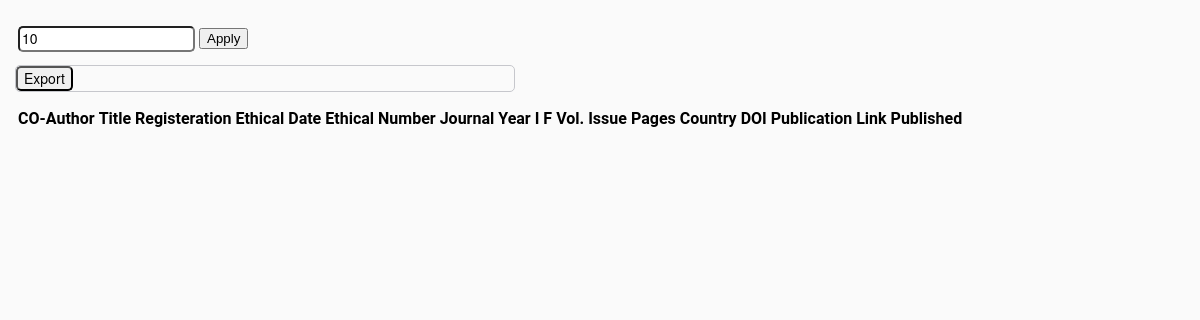
The page /PublicationSite/journal11.php on the database as committed earlier.
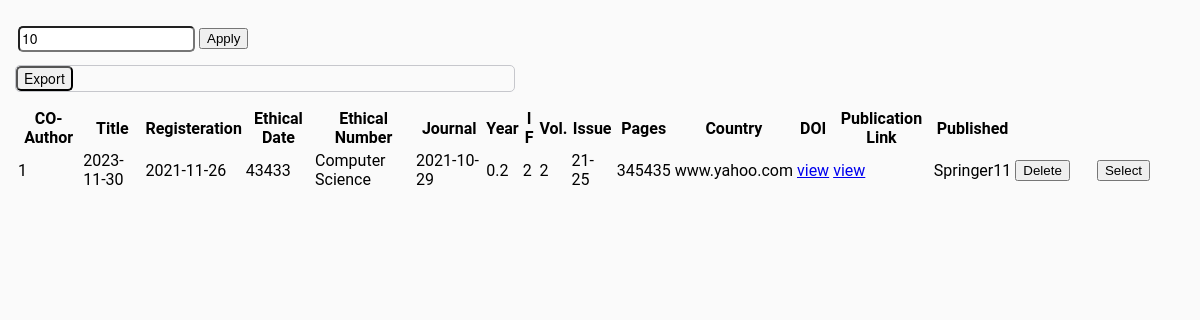
The same page on the database as committed later.
### tables this page shows
CREATE TABLE `journals` (
  `JournalID` int(5) NOT NULL,
  `TeacherName` text DEFAULT NULL,
  `ResearchTitle` varchar(100) DEFAULT NULL,
  `RegisterationDate` date DEFAULT NULL,
  `ApprovalDate` date DEFAULT NULL,
  `EthicalNumber` varchar(50) DEFAULT NULL,
  `JournalName` text DEFAULT NULL,
  `PublishingYear` varchar(50) DEFAULT NULL,
  `Impactfactor` varchar(5) DEFAULT NULL,
  `Volume` char(10) DEFAULT NULL,
  `Issue` char(10) DEFAULT NULL,
  `Pages` varchar(62) DEFAULT NULL,
  `DOI` varchar(60) DEFAULT NULL,
  `Weblink` longtext DEFAULT NULL,
  `File` text DEFAULT NULL,
  `Ethics` text DEFAULT NULL,
  `Publisher` varchar(100) DEFAULT NULL,
  `PaperType` varchar(255) DEFAULT NULL,
  `Keyword` text DEFAULT NULL,
  `Teacher_ID` int(3) DEFAULT NULL,
  `CheckerID` int(3) DEFAULT NULL,
  `MainAuthor` varchar(100) DEFAULT NULL
);

### PublicationSite/journal11.php (the view, shortened to what this page needs)
<html>
<head>
     <body>
      <div align="left">
      <table>
	<tr valign="top">
	<p id="ss1" class="ss1">
		<td class="selection" id="selection">
		</td>
     <td valign="top">
      <div id="div1">
       <table>
        <tr>
                <td>
                  <input id="pglmt" placeholder="Page Limit" title="Page Limit" value="10" class="form-control">
                </td>
                <td>
                    <button id="btnApply" class="btn btn-danger">Apply</button>
                </td>
    </tr>
  </table>
             <form method="post" action="exportjournal1.php">
     <input type="submit" name="export" class="btn btn-success" value="Export" />
    </form>
<div class="container" id="tables">
       <table class="table table-bordered table-striped" id="table1" style="width: 100%;">
            <thead>
                <tr id="lefts">
                    <th>CO-Author</th>
                    <th>Title</th>
                    <th>Registeration</th>
                    <th>Ethical Date</th>
                    <th>Ethical Number</th>
                    <th>Journal</th>
                    <th>Year</th>
                    <th>I F</th>
                    <th>Vol.</th>
                    <th>Issue</th>
                    <th>Pages</th>
                    <th>Country</th>
                    <th>DOI</th>
                    <th>Publication Link</th>
                    <th>Published</th>
              </tr>
            </thead>
<?php
include("connection.php");
	?>
                      <?php
		   if(!isset($_POST['aa']))
		   {
		   ?>
            <tbody id="table-body">
              <?php
$sql_select_journal="Select  * from journals order by ResearchTitle";
$result1=mysqli_query($conn,$sql_select_journal) or die(mysqli_error($conn));
while ($row=mysqli_fetch_array($result1)){
           ?>
                 <tr class="delete_mem<?php echo $row[0];?>">
                    <td>
                    <?= $row[1];?>
                    </td>
                    <td>
                    <?= $row[3];?>
                    </td>
                    <td>
                    <?= $row[4];?>
                    </td>
                      <td>
                    <?= $row[5];?>
                    </td>
                      <td>
                    <?= $row[6];?>
                    </td>
                     <td>
                    <?= $row[7];?>
                    </td>
                      <td>
                    <?= $row[8];?>
                    </td>
                       <td>
                    <?= $row[9];?>
                    </td>
                  <td>
                    <?= $row[10];?>
                    </td>
                       <td>
                    <?= $row[11];?>
                    </td>
                       <td>
                    <?= $row[12];?>
                    </td>
                       <td>
                    <?= $row[13];?>
                    </td>
                       <td>
                    <?= $row[14];?>
                    </td>
                       <td>
                    <?= $row[15];?>
                    </td>
                       <td>
                    <?= $row[16];?>
                    </td>
                    <td width="7%">
                    <button id="<?=$row[0]; ?>" class="delete"> Delete </button>
                    </td>
                     <td width="8%">
                    <button id="<?=$row[0]; ?>" class="selected"> Select </button>
                    </td>
               </tr>
		<?php
}
		   }
?>
</tbody>
 </table>
</div>
</div>
</td>
		 </div>
</body>
</html>

### PublicationSite/journal11.php (style rules this page uses)
*, *:before, *:after { box-sizing: border-box; }
form { border: 1px solid #c6c7cc; border-radius: 5px; font: 14px/1.4 "Helvetica Neue", Helvetica, Arial, sans-serif; overflow: hidden; width: 500px; align-self: center }
input { border-radius: 5px; font: 14px/1.4 "Helvetica Neue", Helvetica, Arial, sans-serif; margin: 0; }
body { background-color:#fafafa; }
.container { margin:10px auto; font-family:'Roboto'; }
table { margin:10px 0; }

Rows that differ between the two databases and show on the page:
added journals: TeacherName "1", RegisterationDate "2023-11-30", ApprovalDate "2021-11-26", EthicalNumber "43433", JournalName "Computer Science", PublishingYear "2021-10-29", Impactfactor "0.2", Volume "2", Issue "2", Pages "21- 25", DOI "345435", Weblink "www.yahoo.com", File "view", Ethics "view", Publisher "Springer11"
